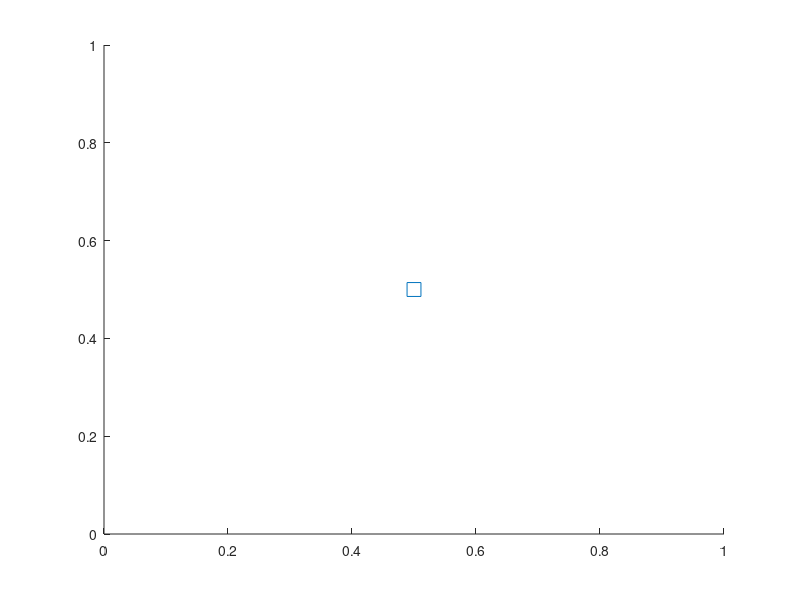

Source code (MATLAB):
function dragtest
figure
axes('xlimmode','manual','ylimmode','manual') %<- important
line(0.5,0.5,'marker','s','markersize',10,'hittest','on','buttondownfcn',@clickmarker)

function clickmarker(src,ev)
set(ancestor(src,'figure'),'windowbuttonmotionfcn',{@dragmarker,src})
set(ancestor(src,'figure'),'windowbuttonupfcn',@stopdragging)

function dragmarker(fig,ev,src)
coords=get(gca,'currentpoint');
x=coords(1,1,1);
y=coords(1,2,1);
set(src,'xdata',x,'ydata',y);

function stopdragging(fig,ev)
set(fig,'windowbuttonmotionfcn','')
set(fig,'windowbuttonupfcn','')